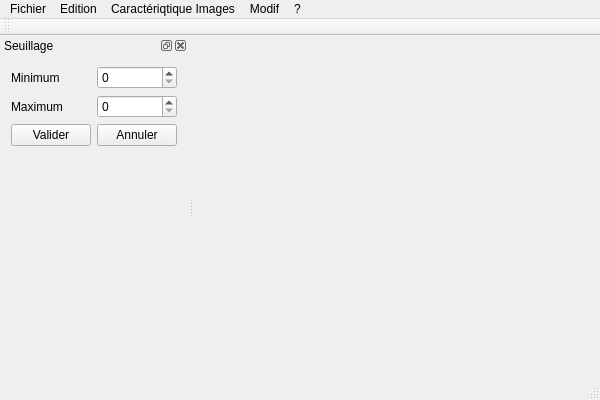
<?xml version="1.0" encoding="UTF-8"?>
<ui version="4.0">
 <class>ViewerClass</class>
 <widget class="QMainWindow" name="ViewerClass">
  <property name="geometry">
   <rect>
    <x>0</x>
    <y>0</y>
    <width>600</width>
    <height>400</height>
   </rect>
  </property>
  <property name="windowTitle">
   <string>Visualisation d'images</string>
  </property>
  <widget class="QWidget" name="centralWidget">
   <widget class="QLabel" name="imageLabel">
    <property name="geometry">
     <rect>
      <x>280</x>
      <y>110</y>
      <width>51</width>
      <height>21</height>
     </rect>
    </property>
    <property name="text">
     <string/>
    </property>
   </widget>
  </widget>
  <widget class="QMenuBar" name="menuBar">
   <property name="geometry">
    <rect>
     <x>0</x>
     <y>0</y>
     <width>600</width>
     <height>21</height>
    </rect>
   </property>
   <widget class="QMenu" name="menuFichier">
    <property name="title">
     <string>Fichier</string>
    </property>
    <addaction name="actionOuvrir"/>
    <addaction name="actionFermer"/>
    <addaction name="actionSauver"/>
    <addaction name="actionSauver_sous"/>
    <addaction name="separator"/>
    <addaction name="actionQuitter"/>
   </widget>
   <widget class="QMenu" name="menuEdition">
    <property name="title">
     <string>Edition</string>
    </property>
    <addaction name="actionAnnuler"/>
    <addaction name="actionRefaire"/>
    <addaction name="actionDetruire_Pile_Avant_et_Arri_re"/>
   </widget>
   <widget class="QMenu" name="menuCaract_riqtique_Images">
    <property name="title">
     <string>Caractériqtique Images</string>
    </property>
    <addaction name="actionModification_de_la_Taille"/>
   </widget>
   <widget class="QMenu" name="menuModif">
    <property name="title">
     <string>Modif</string>
    </property>
    <addaction name="actionImage_Noir_et_Blanc"/>
    <addaction name="actionInverser_Image"/>
    <addaction name="actionSeuillage"/>
    <addaction name="actionModifications_des_couleurs"/>
   </widget>
   <widget class="QMenu" name="menu">
    <property name="title">
     <string>?</string>
    </property>
    <addaction name="actionAide"/>
    <addaction name="actionA_propos"/>
   </widget>
   <addaction name="menuFichier"/>
   <addaction name="menuEdition"/>
   <addaction name="menuCaract_riqtique_Images"/>
   <addaction name="menuModif"/>
   <addaction name="menu"/>
  </widget>
  <widget class="QToolBar" name="mainToolBar">
   <attribute name="toolBarArea">
    <enum>TopToolBarArea</enum>
   </attribute>
   <attribute name="toolBarBreak">
    <bool>false</bool>
   </attribute>
  </widget>
  <widget class="QStatusBar" name="statusBar"/>
  <widget class="QDockWidget" name="DWdockWidget">
   <property name="windowTitle">
    <string>Seuillage</string>
   </property>
   <attribute name="dockWidgetArea">
    <number>1</number>
   </attribute>
   <widget class="QWidget" name="dockWidgetContents_3">
    <layout class="QFormLayout" name="formLayout_2">
     <item row="2" column="0">
      <widget class="QPushButton" name="pushButtonValider">
       <property name="text">
        <string>Valider</string>
       </property>
      </widget>
     </item>
     <item row="2" column="1">
      <widget class="QPushButton" name="pushButtonAnnuler">
       <property name="text">
        <string>Annuler</string>
       </property>
      </widget>
     </item>
     <item row="0" column="0">
      <widget class="QLabel" name="labelMinimum">
       <property name="text">
        <string>Minimum</string>
       </property>
      </widget>
     </item>
     <item row="1" column="0">
      <widget class="QLabel" name="labelMaximum">
       <property name="text">
        <string>Maximum</string>
       </property>
      </widget>
     </item>
     <item row="0" column="1">
      <widget class="QSpinBox" name="spinBoxMinimum"/>
     </item>
     <item row="1" column="1">
      <widget class="QSpinBox" name="spinBoxMaximum"/>
     </item>
    </layout>
   </widget>
  </widget>
  <action name="actionOuvrir">
   <property name="text">
    <string>Ouvrir</string>
   </property>
   <property name="shortcut">
    <string>Ctrl+O</string>
   </property>
  </action>
  <action name="actionFermer">
   <property name="enabled">
    <bool>false</bool>
   </property>
   <property name="text">
    <string>Fermer</string>
   </property>
  </action>
  <action name="actionSauver">
   <property name="enabled">
    <bool>false</bool>
   </property>
   <property name="text">
    <string>Sauver</string>
   </property>
   <property name="shortcut">
    <string>Ctrl+S</string>
   </property>
  </action>
  <action name="actionSauver_sous">
   <property name="enabled">
    <bool>false</bool>
   </property>
   <property name="text">
    <string>Sauver sous</string>
   </property>
   <property name="shortcut">
    <string>Ctrl+Shift+S</string>
   </property>
  </action>
  <action name="actionQuitter">
   <property name="text">
    <string>Quitter</string>
   </property>
   <property name="shortcut">
    <string>Ctrl+Q</string>
   </property>
  </action>
  <action name="actionAnnuler">
   <property name="enabled">
    <bool>true</bool>
   </property>
   <property name="text">
    <string>Annuler</string>
   </property>
   <property name="shortcut">
    <string>Ctrl+Z</string>
   </property>
  </action>
  <action name="actionRefaire">
   <property name="enabled">
    <bool>true</bool>
   </property>
   <property name="text">
    <string>Refaire</string>
   </property>
   <property name="shortcut">
    <string>Ctrl+Y</string>
   </property>
  </action>
  <action name="actionDetruire_Pile_Avant_et_Arri_re">
   <property name="text">
    <string>Detruire Pile Avant et Arrière</string>
   </property>
  </action>
  <action name="actionAide">
   <property name="text">
    <string>Aide</string>
   </property>
   <property name="shortcut">
    <string>F1</string>
   </property>
  </action>
  <action name="actionA_propos">
   <property name="text">
    <string>A propos</string>
   </property>
  </action>
  <action name="actionModification_de_la_Taille">
   <property name="enabled">
    <bool>false</bool>
   </property>
   <property name="text">
    <string>Modification de la Taille</string>
   </property>
  </action>
  <action name="actionSeuillage">
   <property name="checkable">
    <bool>true</bool>
   </property>
   <property name="enabled">
    <bool>false</bool>
   </property>
   <property name="text">
    <string>Seuillage</string>
   </property>
  </action>
  <action name="actionImage_Noir_et_Blanc">
   <property name="checkable">
    <bool>false</bool>
   </property>
   <property name="enabled">
    <bool>false</bool>
   </property>
   <property name="text">
    <string>Image Noir et Blanc</string>
   </property>
  </action>
  <action name="actionInverser_Image">
   <property name="checkable">
    <bool>false</bool>
   </property>
   <property name="enabled">
    <bool>false</bool>
   </property>
   <property name="text">
    <string>Inverser une Image</string>
   </property>
  </action>
  <action name="actionModifications_des_couleurs">
   <property name="checkable">
    <bool>true</bool>
   </property>
   <property name="enabled">
    <bool>false</bool>
   </property>
   <property name="text">
    <string>Réglages des couleurs</string>
   </property>
  </action>
 </widget>
 <layoutdefault spacing="6" margin="11"/>
 <resources>
  <include location="viewer.qrc"/>
 </resources>
 <connections/>
</ui>
